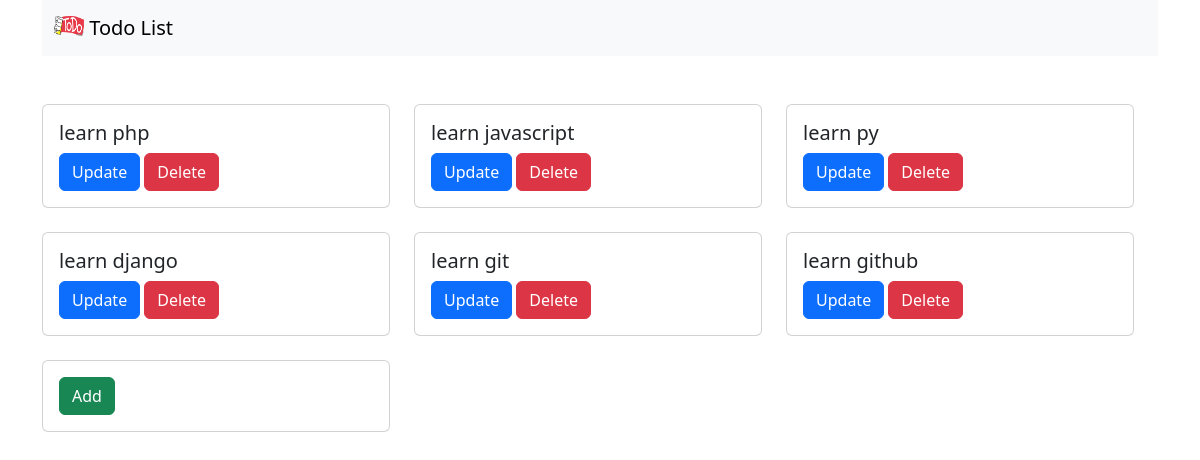
Before: / with the older database file.
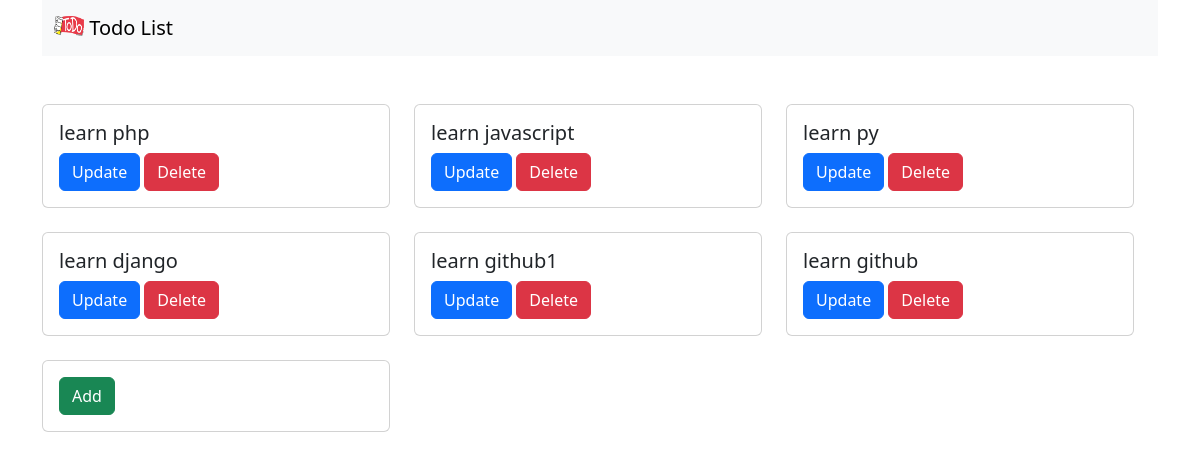
After: the same page with the newer database file.
### todo_app/models.py (models this page shows, shortened)
class Todo(models.Model): #PascalCase
    title=models.CharField(max_length=200) #varchar,char

### todo_app/views.py (the view)
# urls.py: path("", views.todo_list, name='todo-list'),
def todo_list(request):
    todos= Todo.objects.all()
    return render(
        request,
        "bootstrap/todo_list.html",
        {"todos": todos}
    )

### templates/bootstrap/todo_list.html
{% extends "bootstrap/base.html" %}
{% block content %}
<div class="row">
        <div class="row row-cols-1 row-cols-md-3 g-4">
    {% for todo in todos %}
    <div class="col">
    <div class="card h-100">
      <div class="card-body">
        <h5 class="card-title">{{ todo.title}}</h5>
         <a href="{% url 'todo-update' todo.id %}" class="btn btn-primary">Update</a>
         <a href="{% url 'todo-delete' todo.id %}" class="btn btn-danger">Delete</a>
      </div>
    </div>
    </div>
    {% endfor %}
     <div class="col">
      <div class="card h-100">
       <div class="card-body">
         <a href="{% url 'todo-create' %}" class="btn btn-success">Add</a>
       </div>
      </div>
    </div>
 </div>
{% endblock content %}

Changed rows visible on the page:
changed Todo: title "learn git" → "learn github1"
